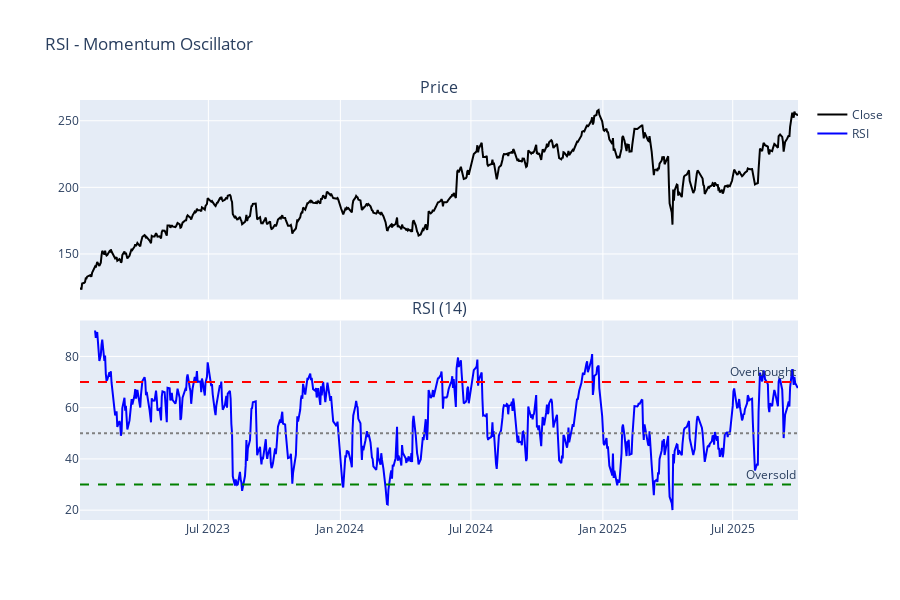

This figure's notebook cell:
### Markdown cell above
## 1. RSI - Relative Strength Index

Measures overbought/oversold conditions (0-100). >70 = overbought, <30 = oversold. Uses Wilder's smoothing method.

### Code cell
df["rsi"] = calculate_rsi(df, period=14)

fig = make_subplots(rows=2, cols=1, shared_xaxes=True, vertical_spacing=0.05, subplot_titles=("Price", "RSI (14)"))

fig.add_trace(go.Scatter(x=df["date"], y=df["close"], name="Close", line={"color": "black"}), row=1, col=1)

fig.add_trace(go.Scatter(x=df["date"], y=df["rsi"], name="RSI", line={"color": "blue"}), row=2, col=1)
fig.add_hline(y=70, line_dash="dash", line_color="red", row=2, col=1, annotation_text="Overbought")
fig.add_hline(y=30, line_dash="dash", line_color="green", row=2, col=1, annotation_text="Oversold")
fig.add_hline(y=50, line_dash="dot", line_color="gray", row=2, col=1)

fig.update_layout(height=600, title_text="RSI - Momentum Oscillator")
fig.show()

print(f"RSI mean: {df['rsi'].mean():.2f}")
print(f"Oversold periods (<30): {(df['rsi'] < 30).sum()} days")
print(f"Overbought periods (>70): {(df['rsi'] > 70).sum()} days")

### Figure 1 — Plotly figure (JSON) as saved in the notebook; plotly's stock layout.template omitted (floating-point values rounded to 4 significant figures; data arrays with more than 128 entries replaced by an {"elided": "..."} marker saying what was removed)
{"data": [{"line": {"color": "black"}, "name": "Close", "type": "scatter", "x": {"elided": "688 str values"}, "xaxis": "x", "y": {"elided": "688 float values"}, "yaxis": "y"}, {"line": {"color": "blue"}, "name": "RSI", "type": "scatter", "x": {"elided": "688 str values"}, "xaxis": "x2", "y": {"elided": "688 float values"}, "yaxis": "y2"}], "layout": {"annotations": [{"font": {"size": 16}, "showarrow": false, "text": "Price", "x": 0.5, "xanchor": "center", "xref": "paper", "y": 1, "yanchor": "bottom", "yref": "paper"}, {"font": {"size": 16}, "showarrow": false, "text": "RSI (14)", "x": 0.5, "xanchor": "center", "xref": "paper", "y": 0.475, "yanchor": "bottom", "yref": "paper"}, {"showarrow": false, "text": "Overbought", "x": 1, "xanchor": "right", "xref": "x2 domain", "y": 70, "yanchor": "bottom", "yref": "y2"}, {"showarrow": false, "text": "Oversold", "x": 1, "xanchor": "right", "xref": "x2 domain", "y": 30, "yanchor": "bottom", "yref": "y2"}], "height": 600, "shapes": [{"line": {"color": "red", "dash": "dash"}, "type": "line", "x0": 0, "x1": 1, "xref": "x2 domain", "y0": 70, "y1": 70, "yref": "y2"}, {"line": {"color": "green", "dash": "dash"}, "type": "line", "x0": 0, "x1": 1, "xref": "x2 domain", "y0": 30, "y1": 30, "yref": "y2"}, {"line": {"color": "gray", "dash": "dot"}, "type": "line", "x0": 0, "x1": 1, "xref": "x2 domain", "y0": 50, "y1": 50, "yref": "y2"}], "title": {"text": "RSI - Momentum Oscillator"}, "xaxis": {"anchor": "y", "domain": [0, 1], "matches": "x2", "showticklabels": false}, "xaxis2": {"anchor": "y2", "domain": [0, 1]}, "yaxis": {"anchor": "x", "domain": [0.525, 1]}, "yaxis2": {"anchor": "x2", "domain": [0, 0.475]}}}
